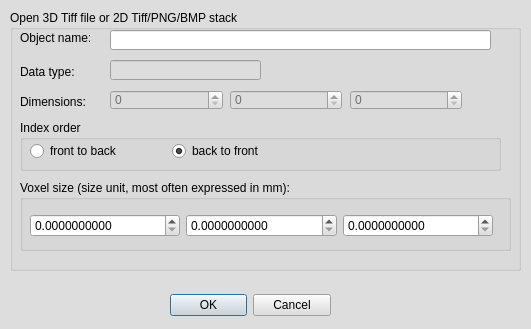
<?xml version="1.0" encoding="UTF-8"?>
<ui version="4.0">
 <class>mqOpenTiff3DDialog</class>
 <widget class="QDialog" name="mqOpenTiff3DDialog">
  <property name="geometry">
   <rect>
    <x>0</x>
    <y>0</y>
    <width>531</width>
    <height>329</height>
   </rect>
  </property>
  <property name="palette">
   <palette>
    <active>
     <colorrole role="WindowText">
      <brush brushstyle="SolidPattern">
       <color alpha="255">
        <red>0</red>
        <green>0</green>
        <blue>0</blue>
       </color>
      </brush>
     </colorrole>
     <colorrole role="Button">
      <brush brushstyle="SolidPattern">
       <color alpha="255">
        <red>221</red>
        <green>221</green>
        <blue>221</blue>
       </color>
      </brush>
     </colorrole>
     <colorrole role="Light">
      <brush brushstyle="SolidPattern">
       <color alpha="255">
        <red>255</red>
        <green>255</green>
        <blue>255</blue>
       </color>
      </brush>
     </colorrole>
     <colorrole role="Midlight">
      <brush brushstyle="SolidPattern">
       <color alpha="255">
        <red>238</red>
        <green>238</green>
        <blue>238</blue>
       </color>
      </brush>
     </colorrole>
     <colorrole role="Dark">
      <brush brushstyle="SolidPattern">
       <color alpha="255">
        <red>110</red>
        <green>110</green>
        <blue>110</blue>
       </color>
      </brush>
     </colorrole>
     <colorrole role="Mid">
      <brush brushstyle="SolidPattern">
       <color alpha="255">
        <red>147</red>
        <green>147</green>
        <blue>147</blue>
       </color>
      </brush>
     </colorrole>
     <colorrole role="Text">
      <brush brushstyle="SolidPattern">
       <color alpha="255">
        <red>0</red>
        <green>0</green>
        <blue>0</blue>
       </color>
      </brush>
     </colorrole>
     <colorrole role="BrightText">
      <brush brushstyle="SolidPattern">
       <color alpha="255">
        <red>255</red>
        <green>255</green>
        <blue>255</blue>
       </color>
      </brush>
     </colorrole>
     <colorrole role="ButtonText">
      <brush brushstyle="SolidPattern">
       <color alpha="255">
        <red>0</red>
        <green>0</green>
        <blue>0</blue>
       </color>
      </brush>
     </colorrole>
     <colorrole role="Base">
      <brush brushstyle="SolidPattern">
       <color alpha="255">
        <red>255</red>
        <green>255</green>
        <blue>255</blue>
       </color>
      </brush>
     </colorrole>
     <colorrole role="Window">
      <brush brushstyle="SolidPattern">
       <color alpha="255">
        <red>221</red>
        <green>221</green>
        <blue>221</blue>
       </color>
      </brush>
     </colorrole>
     <colorrole role="Shadow">
      <brush brushstyle="SolidPattern">
       <color alpha="255">
        <red>0</red>
        <green>0</green>
        <blue>0</blue>
       </color>
      </brush>
     </colorrole>
     <colorrole role="AlternateBase">
      <brush brushstyle="SolidPattern">
       <color alpha="255">
        <red>238</red>
        <green>238</green>
        <blue>238</blue>
       </color>
      </brush>
     </colorrole>
     <colorrole role="ToolTipBase">
      <brush brushstyle="SolidPattern">
       <color alpha="255">
        <red>255</red>
        <green>255</green>
        <blue>220</blue>
       </color>
      </brush>
     </colorrole>
     <colorrole role="ToolTipText">
      <brush brushstyle="SolidPattern">
       <color alpha="255">
        <red>0</red>
        <green>0</green>
        <blue>0</blue>
       </color>
      </brush>
     </colorrole>
     <colorrole role="PlaceholderText">
      <brush brushstyle="NoBrush">
       <color alpha="128">
        <red>0</red>
        <green>0</green>
        <blue>0</blue>
       </color>
      </brush>
     </colorrole>
    </active>
    <inactive>
     <colorrole role="WindowText">
      <brush brushstyle="SolidPattern">
       <color alpha="255">
        <red>0</red>
        <green>0</green>
        <blue>0</blue>
       </color>
      </brush>
     </colorrole>
     <colorrole role="Button">
      <brush brushstyle="SolidPattern">
       <color alpha="255">
        <red>221</red>
        <green>221</green>
        <blue>221</blue>
       </color>
      </brush>
     </colorrole>
     <colorrole role="Light">
      <brush brushstyle="SolidPattern">
       <color alpha="255">
        <red>255</red>
        <green>255</green>
        <blue>255</blue>
       </color>
      </brush>
     </colorrole>
     <colorrole role="Midlight">
      <brush brushstyle="SolidPattern">
       <color alpha="255">
        <red>238</red>
        <green>238</green>
        <blue>238</blue>
       </color>
      </brush>
     </colorrole>
     <colorrole role="Dark">
      <brush brushstyle="SolidPattern">
       <color alpha="255">
        <red>110</red>
        <green>110</green>
        <blue>110</blue>
       </color>
      </brush>
     </colorrole>
     <colorrole role="Mid">
      <brush brushstyle="SolidPattern">
       <color alpha="255">
        <red>147</red>
        <green>147</green>
        <blue>147</blue>
       </color>
      </brush>
     </colorrole>
     <colorrole role="Text">
      <brush brushstyle="SolidPattern">
       <color alpha="255">
        <red>0</red>
        <green>0</green>
        <blue>0</blue>
       </color>
      </brush>
     </colorrole>
     <colorrole role="BrightText">
      <brush brushstyle="SolidPattern">
       <color alpha="255">
        <red>255</red>
        <green>255</green>
        <blue>255</blue>
       </color>
      </brush>
     </colorrole>
     <colorrole role="ButtonText">
      <brush brushstyle="SolidPattern">
       <color alpha="255">
        <red>0</red>
        <green>0</green>
        <blue>0</blue>
       </color>
      </brush>
     </colorrole>
     <colorrole role="Base">
      <brush brushstyle="SolidPattern">
       <color alpha="255">
        <red>255</red>
        <green>255</green>
        <blue>255</blue>
       </color>
      </brush>
     </colorrole>
     <colorrole role="Window">
      <brush brushstyle="SolidPattern">
       <color alpha="255">
        <red>221</red>
        <green>221</green>
        <blue>221</blue>
       </color>
      </brush>
     </colorrole>
     <colorrole role="Shadow">
      <brush brushstyle="SolidPattern">
       <color alpha="255">
        <red>0</red>
        <green>0</green>
        <blue>0</blue>
       </color>
      </brush>
     </colorrole>
     <colorrole role="AlternateBase">
      <brush brushstyle="SolidPattern">
       <color alpha="255">
        <red>238</red>
        <green>238</green>
        <blue>238</blue>
       </color>
      </brush>
     </colorrole>
     <colorrole role="ToolTipBase">
      <brush brushstyle="SolidPattern">
       <color alpha="255">
        <red>255</red>
        <green>255</green>
        <blue>220</blue>
       </color>
      </brush>
     </colorrole>
     <colorrole role="ToolTipText">
      <brush brushstyle="SolidPattern">
       <color alpha="255">
        <red>0</red>
        <green>0</green>
        <blue>0</blue>
       </color>
      </brush>
     </colorrole>
     <colorrole role="PlaceholderText">
      <brush brushstyle="NoBrush">
       <color alpha="128">
        <red>0</red>
        <green>0</green>
        <blue>0</blue>
       </color>
      </brush>
     </colorrole>
    </inactive>
    <disabled>
     <colorrole role="WindowText">
      <brush brushstyle="SolidPattern">
       <color alpha="255">
        <red>110</red>
        <green>110</green>
        <blue>110</blue>
       </color>
      </brush>
     </colorrole>
     <colorrole role="Button">
      <brush brushstyle="SolidPattern">
       <color alpha="255">
        <red>221</red>
        <green>221</green>
        <blue>221</blue>
       </color>
      </brush>
     </colorrole>
     <colorrole role="Light">
      <brush brushstyle="SolidPattern">
       <color alpha="255">
        <red>255</red>
        <green>255</green>
        <blue>255</blue>
       </color>
      </brush>
     </colorrole>
     <colorrole role="Midlight">
      <brush brushstyle="SolidPattern">
       <color alpha="255">
        <red>238</red>
        <green>238</green>
        <blue>238</blue>
       </color>
      </brush>
     </colorrole>
     <colorrole role="Dark">
      <brush brushstyle="SolidPattern">
       <color alpha="255">
        <red>110</red>
        <green>110</green>
        <blue>110</blue>
       </color>
      </brush>
     </colorrole>
     <colorrole role="Mid">
      <brush brushstyle="SolidPattern">
       <color alpha="255">
        <red>147</red>
        <green>147</green>
        <blue>147</blue>
       </color>
      </brush>
     </colorrole>
     <colorrole role="Text">
      <brush brushstyle="SolidPattern">
       <color alpha="255">
        <red>110</red>
        <green>110</green>
        <blue>110</blue>
       </color>
      </brush>
     </colorrole>
     <colorrole role="BrightText">
      <brush brushstyle="SolidPattern">
       <color alpha="255">
        <red>255</red>
        <green>255</green>
        <blue>255</blue>
       </color>
      </brush>
     </colorrole>
     <colorrole role="ButtonText">
      <brush brushstyle="SolidPattern">
       <color alpha="255">
        <red>110</red>
        <green>110</green>
        <blue>110</blue>
       </color>
      </brush>
     </colorrole>
     <colorrole role="Base">
      <brush brushstyle="SolidPattern">
       <color alpha="255">
        <red>221</red>
        <green>221</green>
        <blue>221</blue>
       </color>
      </brush>
     </colorrole>
     <colorrole role="Window">
      <brush brushstyle="SolidPattern">
       <color alpha="255">
        <red>221</red>
        <green>221</green>
        <blue>221</blue>
       </color>
      </brush>
     </colorrole>
     <colorrole role="Shadow">
      <brush brushstyle="SolidPattern">
       <color alpha="255">
        <red>0</red>
        <green>0</green>
        <blue>0</blue>
       </color>
      </brush>
     </colorrole>
     <colorrole role="AlternateBase">
      <brush brushstyle="SolidPattern">
       <color alpha="255">
        <red>221</red>
        <green>221</green>
        <blue>221</blue>
       </color>
      </brush>
     </colorrole>
     <colorrole role="ToolTipBase">
      <brush brushstyle="SolidPattern">
       <color alpha="255">
        <red>255</red>
        <green>255</green>
        <blue>220</blue>
       </color>
      </brush>
     </colorrole>
     <colorrole role="ToolTipText">
      <brush brushstyle="SolidPattern">
       <color alpha="255">
        <red>0</red>
        <green>0</green>
        <blue>0</blue>
       </color>
      </brush>
     </colorrole>
     <colorrole role="PlaceholderText">
      <brush brushstyle="NoBrush">
       <color alpha="128">
        <red>0</red>
        <green>0</green>
        <blue>0</blue>
       </color>
      </brush>
     </colorrole>
    </disabled>
   </palette>
  </property>
  <property name="windowTitle">
   <string>Open 3D Tiff file or 2D Tiff/PNG/BMP stack</string>
  </property>
  <widget class="QWidget" name="layoutWidget">
   <property name="geometry">
    <rect>
     <x>170</x>
     <y>290</y>
     <width>161</width>
     <height>30</height>
    </rect>
   </property>
   <layout class="QHBoxLayout" name="horizontalLayout_2">
    <item>
     <widget class="QDialogButtonBox" name="buttonBox">
      <property name="orientation">
       <enum>Qt::Horizontal</enum>
      </property>
      <property name="standardButtons">
       <set>QDialogButtonBox::Cancel|QDialogButtonBox::Ok</set>
      </property>
     </widget>
    </item>
   </layout>
  </widget>
  <widget class="QGroupBox" name="groupBox">
   <property name="geometry">
    <rect>
     <x>10</x>
     <y>10</y>
     <width>511</width>
     <height>261</height>
    </rect>
   </property>
   <property name="title">
    <string>Open 3D Tiff file or 2D Tiff/PNG/BMP stack</string>
   </property>
   <widget class="QGroupBox" name="groupBox_4">
    <property name="geometry">
     <rect>
      <x>10</x>
      <y>170</y>
      <width>491</width>
      <height>71</height>
     </rect>
    </property>
    <property name="title">
     <string>Voxel size (size unit, most often expressed in mm):</string>
    </property>
    <widget class="QWidget" name="horizontalLayoutWidget_4">
     <property name="geometry">
      <rect>
       <x>10</x>
       <y>30</y>
       <width>463</width>
       <height>31</height>
      </rect>
     </property>
     <layout class="QHBoxLayout" name="horizontalLayout_9">
      <item>
       <widget class="QDoubleSpinBox" name="voxelSizeX">
        <property name="decimals">
         <number>10</number>
        </property>
        <property name="maximum">
         <double>999999999.000000000000000</double>
        </property>
        <property name="singleStep">
         <double>0.010000000000000</double>
        </property>
       </widget>
      </item>
      <item>
       <widget class="QDoubleSpinBox" name="voxelSizeY">
        <property name="decimals">
         <number>10</number>
        </property>
        <property name="maximum">
         <double>999999999.000000000000000</double>
        </property>
        <property name="singleStep">
         <double>0.010000000000000</double>
        </property>
       </widget>
      </item>
      <item>
       <widget class="QDoubleSpinBox" name="voxelSizeZ">
        <property name="decimals">
         <number>10</number>
        </property>
        <property name="maximum">
         <double>999999999.000000000000000</double>
        </property>
        <property name="singleStep">
         <double>0.010000000000000</double>
        </property>
       </widget>
      </item>
     </layout>
    </widget>
   </widget>
   <widget class="QGroupBox" name="groupBox_3">
    <property name="geometry">
     <rect>
      <x>10</x>
      <y>110</y>
      <width>481</width>
      <height>51</height>
     </rect>
    </property>
    <property name="title">
     <string>Index order</string>
    </property>
    <widget class="QWidget" name="verticalLayoutWidget_3">
     <property name="geometry">
      <rect>
       <x>10</x>
       <y>20</y>
       <width>277</width>
       <height>22</height>
      </rect>
     </property>
     <layout class="QHBoxLayout" name="horizontalLayout_8">
      <item>
       <widget class="QRadioButton" name="frontToBack">
        <property name="text">
         <string>front to back</string>
        </property>
       </widget>
      </item>
      <item>
       <widget class="QRadioButton" name="backToFront">
        <property name="text">
         <string>back to front</string>
        </property>
        <property name="checked">
         <bool>true</bool>
        </property>
       </widget>
      </item>
     </layout>
    </widget>
   </widget>
   <widget class="QSpinBox" name="dimY">
    <property name="enabled">
     <bool>false</bool>
    </property>
    <property name="geometry">
     <rect>
      <x>220</x>
      <y>80</y>
      <width>112</width>
      <height>20</height>
     </rect>
    </property>
    <property name="maximum">
     <number>100000</number>
    </property>
   </widget>
   <widget class="QSpinBox" name="dimX">
    <property name="enabled">
     <bool>false</bool>
    </property>
    <property name="geometry">
     <rect>
      <x>100</x>
      <y>80</y>
      <width>113</width>
      <height>20</height>
     </rect>
    </property>
    <property name="maximum">
     <number>100000</number>
    </property>
   </widget>
   <widget class="QSpinBox" name="dimZ">
    <property name="enabled">
     <bool>false</bool>
    </property>
    <property name="geometry">
     <rect>
      <x>340</x>
      <y>80</y>
      <width>112</width>
      <height>20</height>
     </rect>
    </property>
    <property name="maximum">
     <number>100000</number>
    </property>
   </widget>
   <widget class="QLabel" name="label_3">
    <property name="geometry">
     <rect>
      <x>10</x>
      <y>80</y>
      <width>112</width>
      <height>23</height>
     </rect>
    </property>
    <property name="text">
     <string>Dimensions:</string>
    </property>
   </widget>
   <widget class="QLabel" name="label_2">
    <property name="geometry">
     <rect>
      <x>10</x>
      <y>50</y>
      <width>112</width>
      <height>23</height>
     </rect>
    </property>
    <property name="text">
     <string>Data type:</string>
    </property>
   </widget>
  </widget>
  <widget class="QLabel" name="label">
   <property name="geometry">
    <rect>
     <x>20</x>
     <y>30</y>
     <width>91</width>
     <height>16</height>
    </rect>
   </property>
   <property name="text">
    <string>Object name:</string>
   </property>
  </widget>
  <widget class="QLineEdit" name="ObjectName">
   <property name="enabled">
    <bool>true</bool>
   </property>
   <property name="geometry">
    <rect>
     <x>110</x>
     <y>30</y>
     <width>381</width>
     <height>20</height>
    </rect>
   </property>
  </widget>
  <widget class="QLineEdit" name="DataType">
   <property name="enabled">
    <bool>false</bool>
   </property>
   <property name="geometry">
    <rect>
     <x>110</x>
     <y>60</y>
     <width>151</width>
     <height>20</height>
    </rect>
   </property>
  </widget>
 </widget>
 <resources>
  <include location="../Icons/icons.qrc"/>
  <include location="../Icons/icons.qrc"/>
 </resources>
 <connections>
  <connection>
   <sender>buttonBox</sender>
   <signal>accepted()</signal>
   <receiver>mqOpenTiff3DDialog</receiver>
   <slot>accept()</slot>
   <hints>
    <hint type="sourcelabel">
     <x>248</x>
     <y>254</y>
    </hint>
    <hint type="destinationlabel">
     <x>157</x>
     <y>274</y>
    </hint>
   </hints>
  </connection>
  <connection>
   <sender>buttonBox</sender>
   <signal>rejected()</signal>
   <receiver>mqOpenTiff3DDialog</receiver>
   <slot>reject()</slot>
   <hints>
    <hint type="sourcelabel">
     <x>316</x>
     <y>260</y>
    </hint>
    <hint type="destinationlabel">
     <x>286</x>
     <y>274</y>
    </hint>
   </hints>
  </connection>
 </connections>
</ui>
